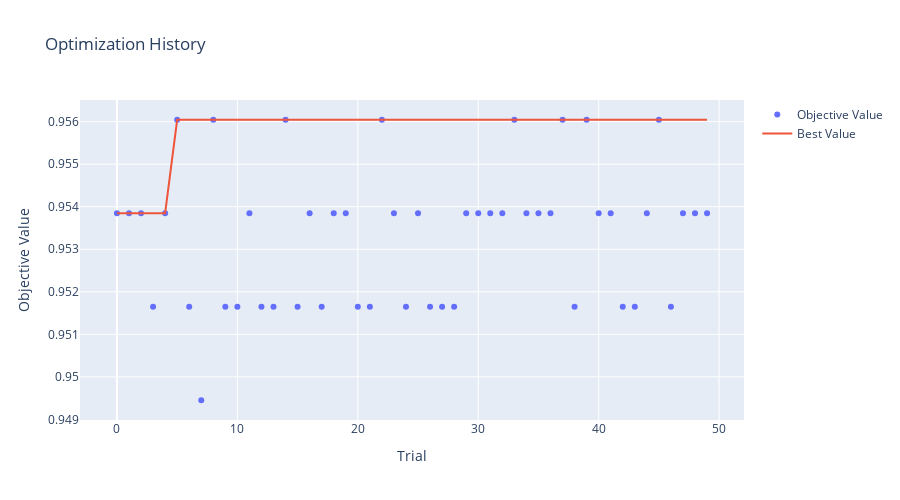

Notebook cell for this chart:
### Markdown cell above
## 3. 最適化の可視化

### Optunaの可視化機能

最適化の過程を理解するための可視化ツールが豊富に用意されています。

### Code cell
# 最適化履歴の可視化
fig = plot_optimization_history(study_rf)
fig.update_layout(title='Optimization History', width=900, height=500)
fig.show()

print("このグラフから分かること:")
print("- 試行回数とともにスコアが改善されている")
print("- 最良スコアの更新頻度")
print("- 探索の収束状況")

### Figure 1 — Plotly figure (JSON) as saved in the notebook; plotly's stock layout.template omitted (floating-point values rounded to 4 significant figures)
{"data": [{"mode": "markers", "name": "Objective Value", "type": "scatter", "x": [0, 1, 2, 3, 4, 5, 6, 7, 8, 9, 10, 11, 12, 13, 14, 15, 16, 17, 18, 19, 20, 21, 22, 23, 24, 25, 26, 27, 28, 29, 30, 31, 32, 33, 34, 35, 36, 37, 38, 39, 40, 41, 42, 43, 44, 45, 46, 47, 48, 49], "y": [0.9538, 0.9538, 0.9538, 0.9516, 0.9538, 0.956, 0.9516, 0.9495, 0.956, 0.9516, 0.9516, 0.9538, 0.9516, 0.9516, 0.956, 0.9516, 0.9538, 0.9516, 0.9538, 0.9538, 0.9516, 0.9516, 0.956, 0.9538, 0.9516, 0.9538, 0.9516, 0.9516, 0.9516, 0.9538, 0.9538, 0.9538, 0.9538, 0.956, 0.9538, 0.9538, 0.9538, 0.956, 0.9516, 0.956, 0.9538, 0.9538, 0.9516, 0.9516, 0.9538, 0.956, 0.9516, 0.9538, 0.9538, 0.9538]}, {"mode": "lines", "name": "Best Value", "type": "scatter", "x": [0, 1, 2, 3, 4, 5, 6, 7, 8, 9, 10, 11, 12, 13, 14, 15, 16, 17, 18, 19, 20, 21, 22, 23, 24, 25, 26, 27, 28, 29, 30, 31, 32, 33, 34, 35, 36, 37, 38, 39, 40, 41, 42, 43, 44, 45, 46, 47, 48, 49], "y": [0.9538, 0.9538, 0.9538, 0.9538, 0.9538, 0.956, 0.956, 0.956, 0.956, 0.956, 0.956, 0.956, 0.956, 0.956, 0.956, 0.956, 0.956, 0.956, 0.956, 0.956, 0.956, 0.956, 0.956, 0.956, 0.956, 0.956, 0.956, 0.956, 0.956, 0.956, 0.956, 0.956, 0.956, 0.956, 0.956, 0.956, 0.956, 0.956, 0.956, 0.956, 0.956, 0.956, 0.956, 0.956, 0.956, 0.956, 0.956, 0.956, 0.956, 0.956]}, {"marker": {"color": "#cccccc"}, "mode": "markers", "name": "Infeasible Trial", "showlegend": false, "type": "scatter", "x": [], "y": []}], "layout": {"height": 500, "title": {"text": "Optimization History"}, "width": 900, "xaxis": {"title": {"text": "Trial"}}, "yaxis": {"title": {"text": "Objective Value"}}}}
